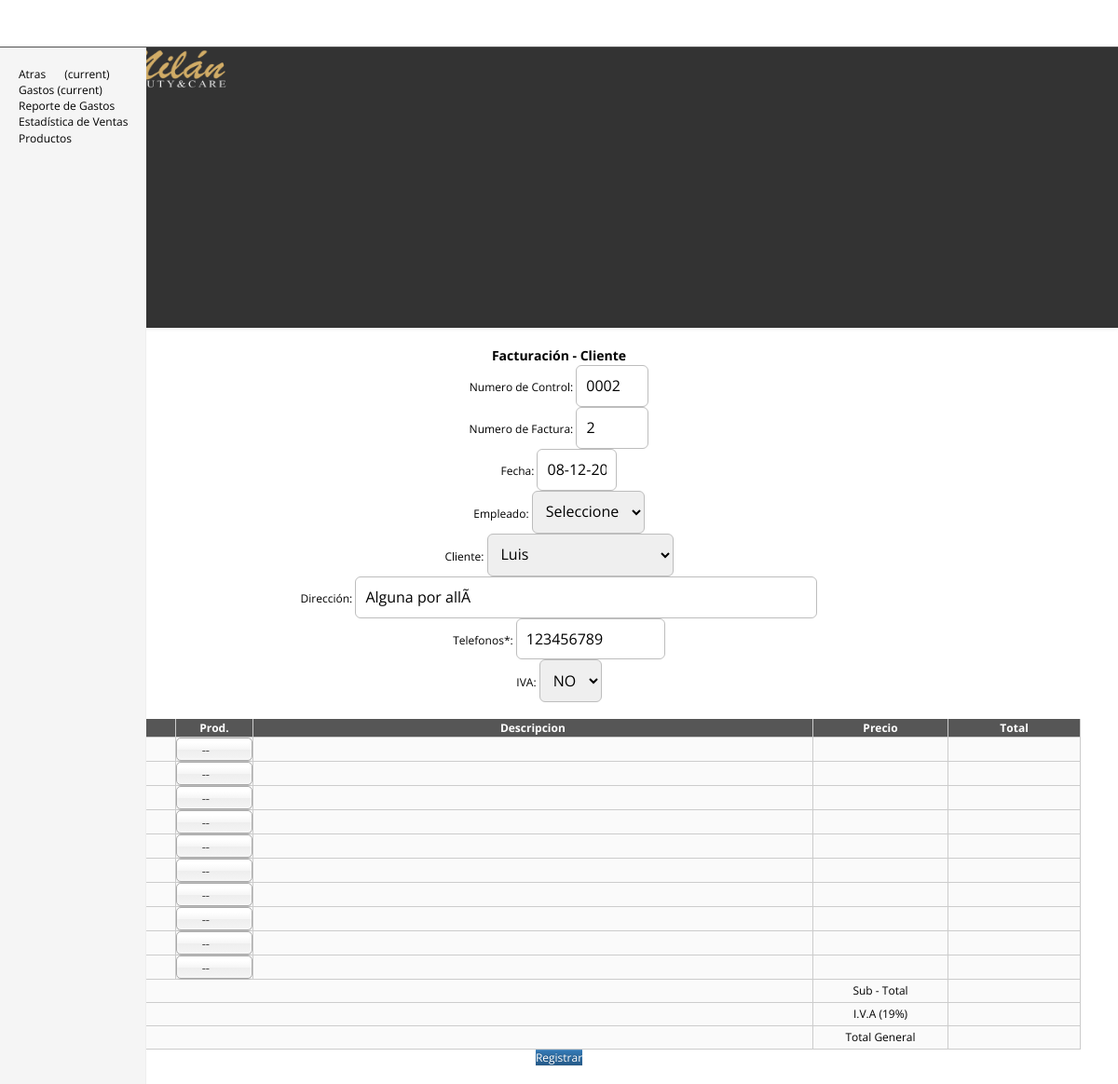
Before: /facturacion/facturacion.php?valor=1 (signed in) with the older database file.
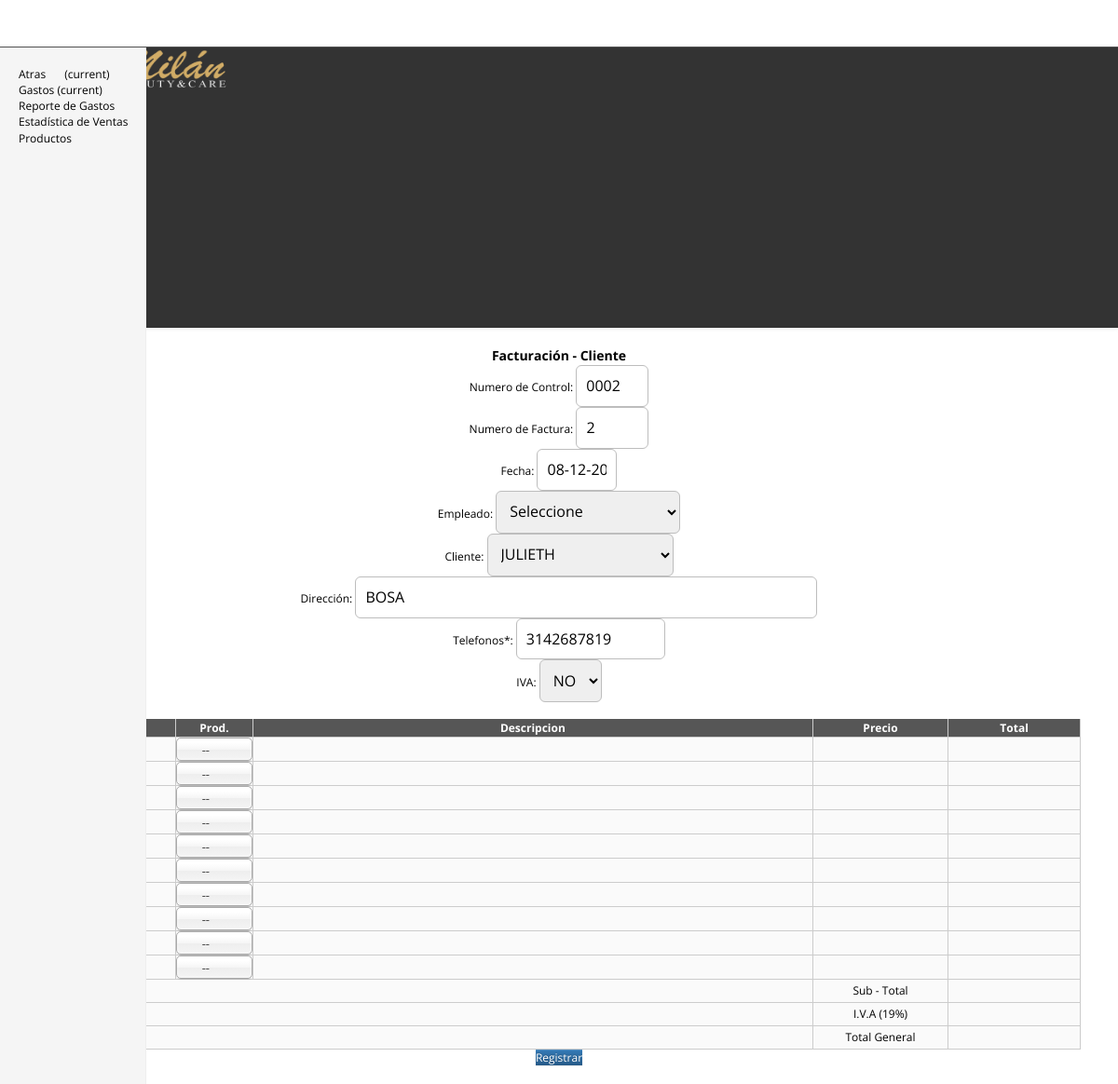
After: the same page with the newer database file.
### tables this page shows
CREATE TABLE `tb_regi_cli` (
  `codi_clie` int(11) NOT NULL,
  `cedula` varchar(45) NOT NULL,
  `nomb_clie` varchar(250) NOT NULL,
  `ape_clie` varchar(45) NOT NULL,
  `rif_clie` varchar(12) DEFAULT NULL,
  `nit_clie` varchar(15) DEFAULT NULL,
  `fech_clie` varchar(10) NOT NULL,
  `dire_clie` varchar(250) NOT NULL,
  `pais_clie` varchar(12) DEFAULT NULL,
  `ciud_clie` varchar(12) DEFAULT NULL,
  `esta_clie` varchar(12) DEFAULT NULL,
  `tele_clie` varchar(14) NOT NULL DEFAULT '',
  `tele_clie_opci` varchar(14) DEFAULT 'NA',
  `email` varchar(45) DEFAULT NULL,
  `cont_espe_clie` varchar(2) DEFAULT NULL,
  `fecha_modificado` date DEFAULT NULL,
  `password` varchar(100) NOT NULL
);

### facturacion/facturacion.php (the view, shortened to what the changed rows need)
<!DOCTYPE html>
<html lang="en">
<head>
<link rel="stylesheet" href="../css/style.css"/>
<link rel="stylesheet" href="../css/bootstrap.min.css">
<link rel="stylesheet" href="../css/bootstrap-theme.min.css">
<link href="../css/style_menu.css" rel="stylesheet" type="text/css" />
<link href="../css/dashboard.css" rel="stylesheet" type="text/css" />
<link rel="stylesheet" type="text/css" href="../css/component.css" />
<link rel="stylesheet" href="../css/jquery.ui.all.css"/>
  <link rel="stylesheet" href="../css/selectQuery/chosen.css">
</head>
<body>
    <div class="container-fluid">
        <div class="row">
            <div class="col-sm-9 col-sm-offset-3 col-md-10 col-md-offset-2 main">
                <form name="form_fact" id="form_fact" action="registrar_factura.php" method="post" class="fondo" autocomplete="off">
                   <div class="row">
                        <div class="col-md-3">
                             <?php
        						$valor = $_GET["valor"];
        						$buscar = mysql_query("select * FROM tb_regi_cli WHERE codi_clie = '".$valor."'");
        						$row = mysql_fetch_array($buscar);
        					?>
                            Cliente:
                            <select name="sele_clie" id="sele_clie" onchange="onSelect(this.value)" value="<?php echo $row["codi_clie"];?>"  class="form-control" >
            					<?php
            						$respuesta=mysql_query("select codi_clie, nomb_clie from tb_regi_cli");
            						if(($valor ==0))
            						{
            						  echo '<option value="0" >Seleccione</option>';
            						  while($select =mysql_fetch_array($respuesta)){
            						    echo '
            								<option value="'.$select["codi_clie"].'">
            											'.$select["nomb_clie"].'</option> ';
            						  }
            						}
            						else {
            							echo '<option  value="'.$row["codi_clie"].'">'.$row["nomb_clie"].'</option> ';
            						}
            					?>
                            </select>
                        </div>
                        <div class="col-md-4">
                            Direcci&oacute;n: <input type="text" name="dirEmp" value="<?php echo $row["dire_clie"] ?>" id="dirEmp" maxlength="200" size="56" class="form-control" />
                        </div>
                        <div class="col-md-2">
                            Telefonos*: <input type="text" name="telEmpr"   value="<?php echo $row["tele_clie"] ?>"id="telEmpr" maxlength="11" size="15" class="form-control" />
                        </div>
                    </div>
                    <br />
                </form>
        </div>
    </div>
 </div>
</body>
</html>

Changed rows visible on the page:
changed tb_regi_cli: sele_clie "Luis" → "JULIETH"; dirEmp "Alguna por allÃ­" → "BOSA"; telEmpr "123456789" → "3142687819"
